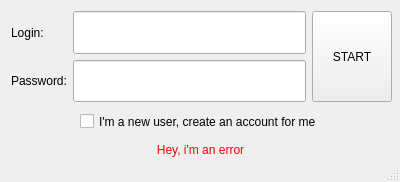
<?xml version="1.0" encoding="UTF-8"?>
<ui version="4.0">
 <class>MainWindow</class>
 <widget class="QMainWindow" name="MainWindow">
  <property name="geometry">
   <rect>
    <x>0</x>
    <y>0</y>
    <width>400</width>
    <height>182</height>
   </rect>
  </property>
  <property name="windowTitle">
   <string>MainWindow</string>
  </property>
  <widget class="QWidget" name="centralwidget">
   <widget class="QLabel" name="error">
    <property name="geometry">
     <rect>
      <x>10</x>
      <y>140</y>
      <width>381</width>
      <height>19</height>
     </rect>
    </property>
    <property name="styleSheet">
     <string notr="true">color: red</string>
    </property>
    <property name="text">
     <string>Hey, i'm an error</string>
    </property>
    <property name="alignment">
     <set>Qt::AlignCenter</set>
    </property>
   </widget>
   <widget class="QCheckBox" name="checkBox">
    <property name="geometry">
     <rect>
      <x>80</x>
      <y>110</y>
      <width>311</width>
      <height>23</height>
     </rect>
    </property>
    <property name="text">
     <string>I'm a new user, create an account for me</string>
    </property>
   </widget>
   <widget class="QWidget" name="">
    <property name="geometry">
     <rect>
      <x>11</x>
      <y>11</y>
      <width>381</width>
      <height>91</height>
     </rect>
    </property>
    <layout class="QHBoxLayout" name="horizontalLayout_2">
     <item>
      <layout class="QVBoxLayout" name="verticalLayout_3">
       <item>
        <layout class="QHBoxLayout" name="horizontalLayout">
         <item>
          <layout class="QVBoxLayout" name="verticalLayout">
           <item>
            <widget class="QLabel" name="label">
             <property name="text">
              <string>Login:</string>
             </property>
            </widget>
           </item>
           <item>
            <widget class="QLabel" name="label_2">
             <property name="text">
              <string>Password:</string>
             </property>
            </widget>
           </item>
          </layout>
         </item>
         <item>
          <layout class="QVBoxLayout" name="verticalLayout_2">
           <item>
            <widget class="QLineEdit" name="login_input">
             <property name="sizePolicy">
              <sizepolicy hsizetype="Minimum" vsizetype="Minimum">
               <horstretch>0</horstretch>
               <verstretch>0</verstretch>
              </sizepolicy>
             </property>
             <property name="font">
              <font>
               <pointsize>14</pointsize>
               <weight>75</weight>
               <bold>true</bold>
              </font>
             </property>
             <property name="inputMask">
              <string/>
             </property>
             <property name="text">
              <string/>
             </property>
             <property name="echoMode">
              <enum>QLineEdit::Normal</enum>
             </property>
            </widget>
           </item>
           <item>
            <widget class="QLineEdit" name="password_input">
             <property name="sizePolicy">
              <sizepolicy hsizetype="Expanding" vsizetype="Minimum">
               <horstretch>0</horstretch>
               <verstretch>0</verstretch>
              </sizepolicy>
             </property>
             <property name="font">
              <font>
               <pointsize>14</pointsize>
               <weight>75</weight>
               <bold>true</bold>
              </font>
             </property>
             <property name="inputMask">
              <string/>
             </property>
             <property name="text">
              <string/>
             </property>
             <property name="echoMode">
              <enum>QLineEdit::Password</enum>
             </property>
            </widget>
           </item>
          </layout>
         </item>
        </layout>
       </item>
      </layout>
     </item>
     <item>
      <widget class="QPushButton" name="startButton">
       <property name="sizePolicy">
        <sizepolicy hsizetype="Minimum" vsizetype="Expanding">
         <horstretch>0</horstretch>
         <verstretch>0</verstretch>
        </sizepolicy>
       </property>
       <property name="styleSheet">
        <string notr="true"/>
       </property>
       <property name="text">
        <string>START</string>
       </property>
      </widget>
     </item>
    </layout>
   </widget>
  </widget>
  <widget class="QStatusBar" name="statusbar"/>
 </widget>
 <resources/>
 <connections/>
</ui>
